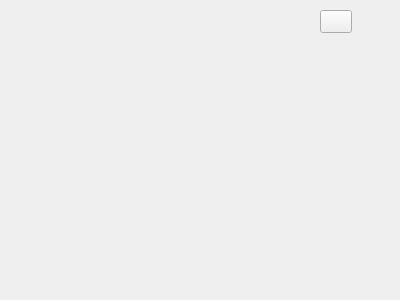
<?xml version="1.0" encoding="UTF-8"?>
<ui version="4.0">
 <class>MyWidget</class>
 <widget class="QWidget" name="MyWidget">
  <property name="geometry">
   <rect>
    <x>0</x>
    <y>0</y>
    <width>400</width>
    <height>300</height>
   </rect>
  </property>
  <property name="windowTitle">
   <string>MyWidget</string>
  </property>
  <widget class="QLabel" name="InerLab">
   <property name="geometry">
    <rect>
     <x>9</x>
     <y>38</y>
     <width>371</width>
     <height>241</height>
    </rect>
   </property>
   <property name="text">
    <string/>
   </property>
  </widget>
  <widget class="QLabel" name="TitleLab">
   <property name="geometry">
    <rect>
     <x>9</x>
     <y>9</y>
     <width>371</width>
     <height>31</height>
    </rect>
   </property>
   <property name="text">
    <string/>
   </property>
  </widget>
  <widget class="QPushButton" name="CloseBtn">
   <property name="enabled">
    <bool>true</bool>
   </property>
   <property name="geometry">
    <rect>
     <x>320</x>
     <y>10</y>
     <width>32</width>
     <height>23</height>
    </rect>
   </property>
   <property name="text">
    <string/>
   </property>
  </widget>
 </widget>
 <layoutdefault spacing="6" margin="11"/>
 <resources/>
 <connections/>
</ui>
